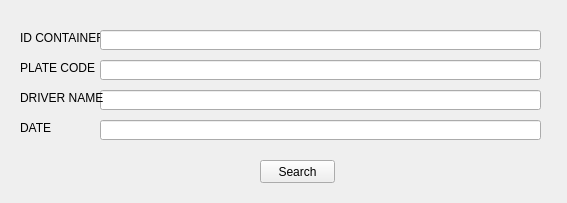
<?xml version="1.0" encoding="UTF-8"?>
<ui version="4.0">
 <class>WidgetSave</class>
 <widget class="QWidget" name="WidgetSave">
  <property name="geometry">
   <rect>
    <x>0</x>
    <y>0</y>
    <width>567</width>
    <height>203</height>
   </rect>
  </property>
  <property name="windowTitle">
   <string>Save</string>
  </property>
  <widget class="QLabel" name="label_insert_ID_CONTAINER">
   <property name="geometry">
    <rect>
     <x>20</x>
     <y>30</y>
     <width>111</width>
     <height>16</height>
    </rect>
   </property>
   <property name="text">
    <string>ID CONTAINER</string>
   </property>
  </widget>
  <widget class="QLabel" name="label_insert_PLATE_CODE">
   <property name="geometry">
    <rect>
     <x>20</x>
     <y>60</y>
     <width>111</width>
     <height>16</height>
    </rect>
   </property>
   <property name="text">
    <string>PLATE CODE</string>
   </property>
  </widget>
  <widget class="QLineEdit" name="input_driver_name">
   <property name="geometry">
    <rect>
     <x>100</x>
     <y>90</y>
     <width>441</width>
     <height>20</height>
    </rect>
   </property>
  </widget>
  <widget class="QLabel" name="label_insert_DRIVER_NAME">
   <property name="geometry">
    <rect>
     <x>20</x>
     <y>90</y>
     <width>111</width>
     <height>16</height>
    </rect>
   </property>
   <property name="text">
    <string>DRIVER NAME</string>
   </property>
  </widget>
  <widget class="QLineEdit" name="input_id_container">
   <property name="geometry">
    <rect>
     <x>100</x>
     <y>30</y>
     <width>441</width>
     <height>20</height>
    </rect>
   </property>
  </widget>
  <widget class="QLineEdit" name="input_plate_code">
   <property name="geometry">
    <rect>
     <x>100</x>
     <y>60</y>
     <width>441</width>
     <height>20</height>
    </rect>
   </property>
  </widget>
  <widget class="QLabel" name="label_insert_DRIVER_NAME_2">
   <property name="geometry">
    <rect>
     <x>20</x>
     <y>120</y>
     <width>111</width>
     <height>16</height>
    </rect>
   </property>
   <property name="text">
    <string>DATE</string>
   </property>
  </widget>
  <widget class="QLineEdit" name="input_date">
   <property name="geometry">
    <rect>
     <x>100</x>
     <y>120</y>
     <width>441</width>
     <height>20</height>
    </rect>
   </property>
   <property name="autoFillBackground">
    <bool>false</bool>
   </property>
  </widget>
  <widget class="QPushButton" name="btn_search">
   <property name="geometry">
    <rect>
     <x>260</x>
     <y>160</y>
     <width>75</width>
     <height>23</height>
    </rect>
   </property>
   <property name="text">
    <string>Search</string>
   </property>
  </widget>
 </widget>
 <resources/>
 <connections/>
</ui>
